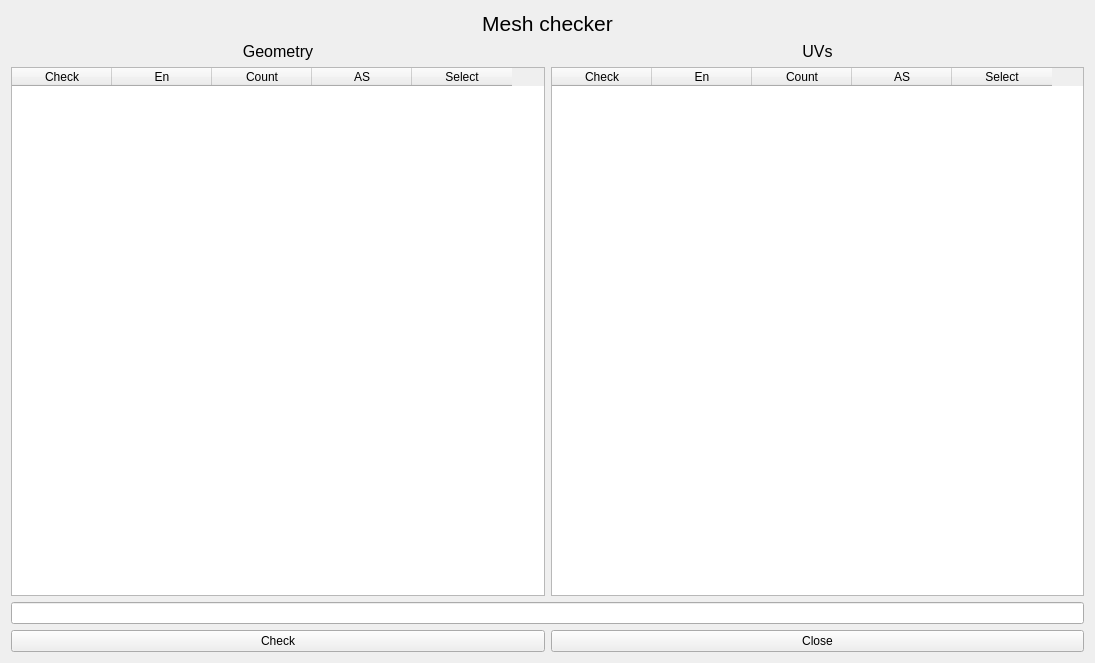
<?xml version="1.0" encoding="UTF-8"?>
<ui version="4.0">
 <class>meshChecker</class>
 <widget class="QWidget" name="meshChecker">
  <property name="geometry">
   <rect>
    <x>0</x>
    <y>0</y>
    <width>1095</width>
    <height>663</height>
   </rect>
  </property>
  <property name="sizePolicy">
   <sizepolicy hsizetype="Preferred" vsizetype="Preferred">
    <horstretch>0</horstretch>
    <verstretch>0</verstretch>
   </sizepolicy>
  </property>
  <property name="windowTitle">
   <string>Mesh checker</string>
  </property>
  <layout class="QVBoxLayout" name="verticalLayout_2">
   <item>
    <layout class="QVBoxLayout" name="verticalLayout">
     <item>
      <widget class="QLabel" name="label">
       <property name="font">
        <font>
         <pointsize>16</pointsize>
        </font>
       </property>
       <property name="text">
        <string>Mesh checker</string>
       </property>
       <property name="alignment">
        <set>Qt::AlignCenter</set>
       </property>
      </widget>
     </item>
     <item>
      <layout class="QHBoxLayout" name="horizontalLayout_4">
       <item>
        <widget class="QLabel" name="label_3">
         <property name="font">
          <font>
           <pointsize>12</pointsize>
          </font>
         </property>
         <property name="text">
          <string>Geometry</string>
         </property>
         <property name="alignment">
          <set>Qt::AlignCenter</set>
         </property>
        </widget>
       </item>
       <item>
        <widget class="QLabel" name="label_2">
         <property name="font">
          <font>
           <pointsize>12</pointsize>
          </font>
         </property>
         <property name="text">
          <string>UVs</string>
         </property>
         <property name="alignment">
          <set>Qt::AlignCenter</set>
         </property>
        </widget>
       </item>
      </layout>
     </item>
     <item>
      <layout class="QHBoxLayout" name="horizontalLayout_3">
       <item>
        <widget class="QTableWidget" name="geoCheckerTableWidget">
         <column>
          <property name="text">
           <string>Check</string>
          </property>
         </column>
         <column>
          <property name="text">
           <string>En</string>
          </property>
         </column>
         <column>
          <property name="text">
           <string>Count</string>
          </property>
         </column>
         <column>
          <property name="text">
           <string>AS</string>
          </property>
         </column>
         <column>
          <property name="text">
           <string>Select</string>
          </property>
         </column>
        </widget>
       </item>
       <item>
        <widget class="QTableWidget" name="uvCheckerTableWidget">
         <column>
          <property name="text">
           <string>Check</string>
          </property>
         </column>
         <column>
          <property name="text">
           <string>En</string>
          </property>
         </column>
         <column>
          <property name="text">
           <string>Count</string>
          </property>
         </column>
         <column>
          <property name="text">
           <string>AS</string>
          </property>
         </column>
         <column>
          <property name="text">
           <string>Select</string>
          </property>
         </column>
        </widget>
       </item>
      </layout>
     </item>
     <item>
      <widget class="QLineEdit" name="statusLine"/>
     </item>
     <item>
      <layout class="QHBoxLayout" name="horizontalLayout">
       <item>
        <widget class="QPushButton" name="checkButton">
         <property name="text">
          <string>Check</string>
         </property>
        </widget>
       </item>
       <item>
        <widget class="QPushButton" name="closeButton">
         <property name="text">
          <string>Close</string>
         </property>
        </widget>
       </item>
      </layout>
     </item>
    </layout>
   </item>
  </layout>
 </widget>
 <resources/>
 <connections/>
</ui>
